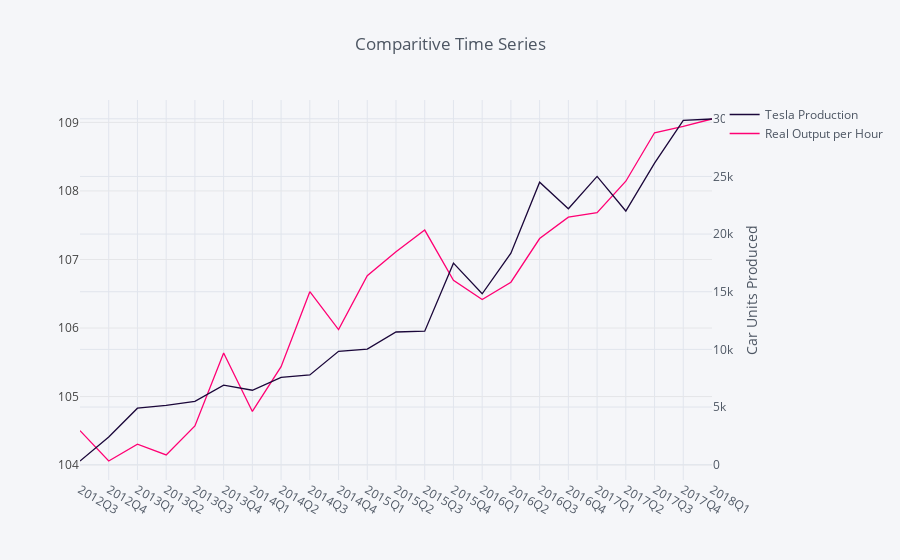

Notebook cell for this chart:
### Markdown cell above
## Scatter Graphs
These highlight the periods of flux and calm in both series being at opposite ends of the time line. 

Furthermore, it highlights the larger growth of the **Tesla Production** in comparison to **Real Output per Hour**, sitting at ~9330% and ~4.3% respectively. The datas peaks and troughs also become highlighted at this point.
***

### Code cell
fig2 = df.iplot(
    columns=['Real Output per Hour'], 
    asFigure=True, 
    kind='scatter', 
    showlegend=False,
    colors = ('#ff0074'),
    x='Date',    
    )
fig3 = df.iplot(
    columns=['Tesla Production'],
    asFigure=True,
    kind='scatter', 
    secondary_y=['Tesla Production'],
    title='Comparitive Time Series',
    yTitle='Real Productivity per Hour ($)',
    secondary_y_title = 'Car Units Produced',
    colors = ('#1b073a'),
    x='Date'
    )

fig3['data'].extend(fig2['data'])

iplot(fig3)

### Figure 1 — Plotly figure (JSON) as saved in the notebook; plotly's stock layout.template omitted (floating-point values rounded to 4 significant figures)
{"data": [{"line": {"color": "rgba(27, 7, 58, 1.0)", "dash": "solid", "shape": "linear", "width": 1.3}, "mode": "lines", "name": "Tesla Production", "text": "", "type": "scatter", "x": ["2012Q3", "2012Q4", "2013Q1", "2013Q2", "2013Q3", "2013Q4", "2014Q1", "2014Q2", "2014Q3", "2014Q4", "2015Q1", "2015Q2", "2015Q3", "2015Q4", "2016Q1", "2016Q2", "2016Q3", "2016Q4", "2017Q1", "2017Q2", "2017Q3", "2017Q4", "2018Q1"], "xaxis": "x1", "y": [321, 2400, 4900, 5150, 5500, 6892, 6457, 7579, 7785, 9834, 10030, 11507, 11580, 17478, 14820, 18345, 24500, 22200, 25000, 22000, 26150, 29870, 29980], "yaxis": "y2"}, {"line": {"color": "rgba(255, 0, 116, 1.0)", "dash": "solid", "shape": "linear", "width": 1.3}, "mode": "lines", "name": "Real Output per Hour", "text": "", "type": "scatter", "x": ["2012Q3", "2012Q4", "2013Q1", "2013Q2", "2013Q3", "2013Q4", "2014Q1", "2014Q2", "2014Q3", "2014Q4", "2015Q1", "2015Q2", "2015Q3", "2015Q4", "2016Q1", "2016Q2", "2016Q3", "2016Q4", "2017Q1", "2017Q2", "2017Q3", "2017Q4", "2018Q1"], "y": [104.5, 104.1, 104.3, 104.1, 104.6, 105.6, 104.8, 105.4, 106.5, 106.0, 106.8, 107.1, 107.4, 106.7, 106.4, 106.7, 107.3, 107.6, 107.7, 108.1, 108.8, 108.9, 109.0]}], "layout": {"legend": {"bgcolor": "#F5F6F9", "font": {"color": "#4D5663"}}, "paper_bgcolor": "#F5F6F9", "plot_bgcolor": "#F5F6F9", "title": "Comparitive Time Series", "titlefont": {"color": "#4D5663"}, "xaxis1": {"gridcolor": "#E1E5ED", "showgrid": true, "tickfont": {"color": "#4D5663"}, "title": "", "titlefont": {"color": "#4D5663"}, "zerolinecolor": "#E1E5ED"}, "yaxis2": {"anchor": "x1", "gridcolor": "#E1E5ED", "overlaying": "y1", "showgrid": true, "side": "right", "tickfont": {"color": "#4D5663"}, "title": "Car Units Produced", "titlefont": {"color": "#4D5663"}, "zerolinecolor": "#E1E5ED"}}}
